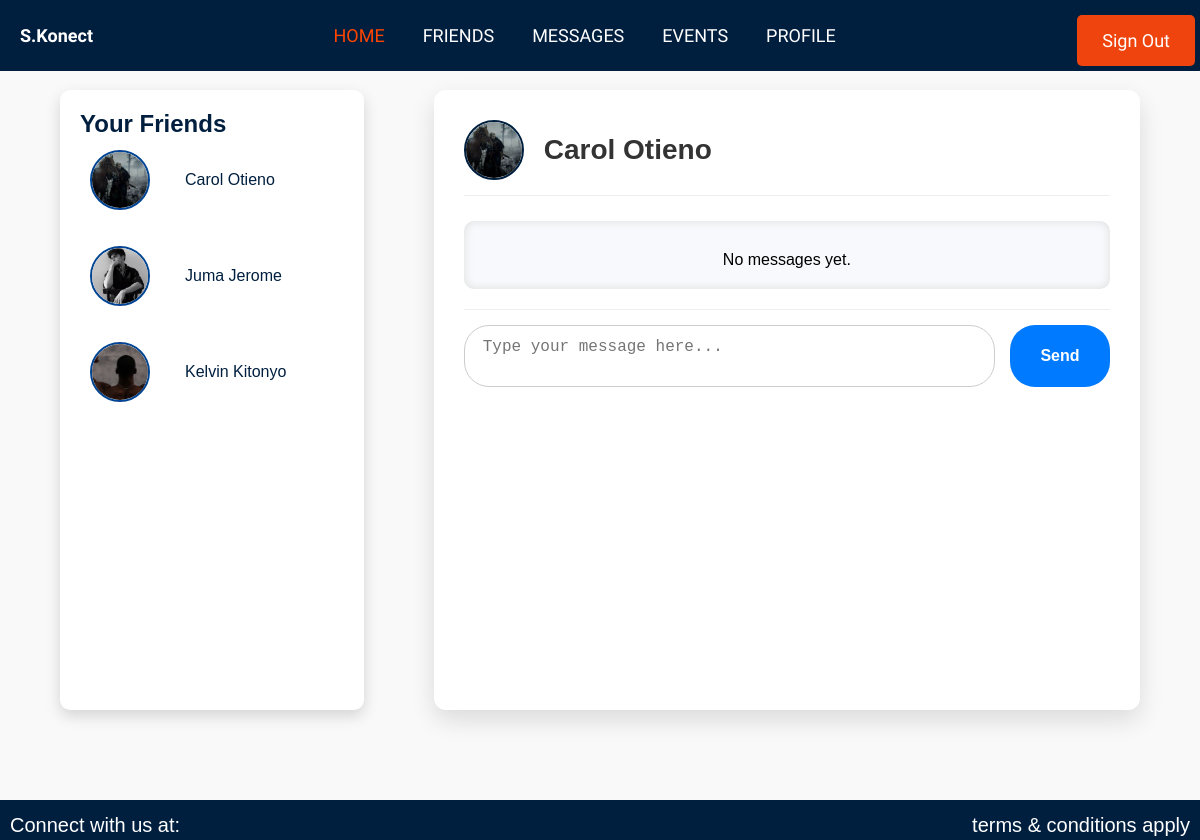
The app's page /chat/22/ (signed in), older data.
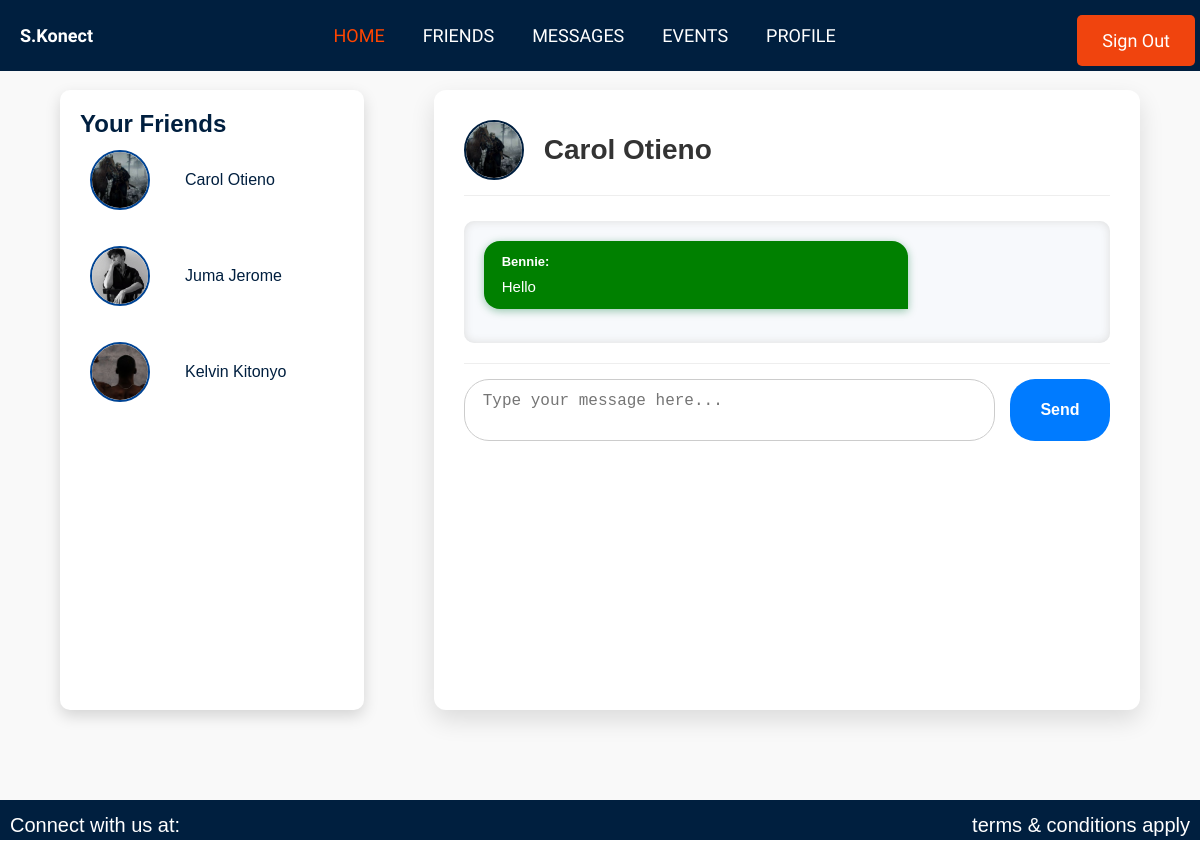
The same page, newer data.
### authentication/models.py (models this page shows, shortened)
class CustomUser(AbstractUser):
    country = models.CharField(max_length=100, null=True, blank=True)
    location = models.CharField(max_length=100, null=True, blank=True)
    institution = models.CharField(max_length=100, null=True, blank=True)
    city = models.CharField(max_length=100, null=True, blank=True)
    state = models.CharField(max_length=100, null=True, blank=True)
    zip_code = models.CharField(max_length=20, null=True, blank=True)
    otp = models.CharField(max_length=6, blank=True, null=True)
    otp_created_at = models.DateTimeField(blank=True, null=True)
    otp_verified = models.BooleanField(default=False)
    profile_picture = models.ImageField(upload_to='profile_pictures/', null=True, blank=True)
    password_reset_token = models.CharField(max_length=36, blank=True, null=True)
    token_created_at = models.DateTimeField(blank=True, null=True)
    is_verified = models.BooleanField(default=False)

class Message(models.Model):
    sender = models.ForeignKey(CustomUser, related_name='sent_messages', on_delete=models.CASCADE)
    recipient = models.ForeignKey(CustomUser, related_name='received_messages', on_delete=models.CASCADE)
    content = models.TextField()
    timestamp = models.DateTimeField(auto_now_add=True)
    read = models.BooleanField(default=False)  # New field to track if the message has been read
    class Meta:
        indexes = [
            models.Index(fields=['sender', 'recipient']),
            models.Index(fields=['timestamp']),
        ]

### authentication/views.py (the view)
# urls.py: path('chat/<int:friend_id>/', chat_view, name='chat_with_friend'),  # URL for chatting with a specific friend
@login_required
def chat_view(request, friend_id):
    friend = get_object_or_404(CustomUser, id=friend_id)
    messages_list = Message.objects.filter(
        (Q(sender=request.user) & Q(recipient=friend)) |
        (Q(sender=friend) & Q(recipient=request.user))
    ).order_by('timestamp')
    friends = CustomUser.objects.filter(
        Q(friend_requests_sent__to_user=request.user, friend_requests_sent__accepted=True) |
        Q(friend_requests_received__from_user=request.user, friend_requests_received__accepted=True)
    ).distinct()
    if request.method == 'POST':
        content = request.POST.get('content')
        if content:
            Message.objects.create(sender=request.user, recipient=friend, content=content)
            return redirect('chat_with_friend', friend_id=friend_id)
    return render(request, 'authentication/chat.html', {
        'friend': friend,
        'messages': messages_list,
        'friends': friends,  # Pass the friends list to the template
    })

### templates/authentication/chat.html (shortened to what this page needs)
{% extends "authentication/nav2.html" %}
{% load static %}
{% block content %}
<section id="chat-page">
    <div class="chat-container">
        <div class="user-list">
            <h2 class="subtitle">Your Friends</h2>
            <ul>
                {% for friend in friends %}
                    <li class="user-card">
                        <img src="{% if friend.profile_picture %}{{ friend.profile_picture.url }}{% else %}{% static 'images/avator_icon.jpeg' %}{% endif %}" alt="{{ friend.username }}'s profile picture" class="friend-avatar">
                        <a href="{% url 'chat_with_friend' friend.id %}">
                            {{ friend.first_name }} {{ friend.last_name }}
                        </a>
                    </li>
                {% empty %}
                    <li>No friends available.</li>
                {% endfor %}
            </ul>
        </div>
        <div class="chat-interface">
            <div class="chat-header">
                <img src="{% if friend.profile_picture %}{{ friend.profile_picture.url }}{% else %}{% static 'images/default_profile.jpeg' %}{% endif %}" alt="{{ friend.username }}'s profile picture" class="friend-avatar">
                <span class="friend-name">{{ friend.first_name }} {{ friend.last_name }}</span>
            </div>
            <div class="messages" id="messages">
                {% for message in messages %}
                    <div class="chat-message {% if message.sender == request.user %}user-a{% else %}user-b{% endif %}">
                        <strong>{{ message.sender.username }}:</strong>
                        <span class="message-content">{{ message.content|escape }}</span>
                    </div>
                {% empty %}
                    <p>No messages yet.</p>
                {% endfor %}
            </div>
            <form id="chat-form" method="post">
                <textarea name="content" id="message-input" placeholder="Type your message here..." required></textarea>
                <button type="submit">Send</button>
            </form>
        </div>
    </div>
</section>
{% endblock %}

### templates/authentication/nav2.html (shortened to what this page needs)
{% load static %}
<!DOCTYPE html>
<html lang="en">
  <head>
    <link rel="stylesheet" href="{% static 'css/base.css' %}" />
  </head>
  <body>
    <div class="navbar" id="myNavbar">
      <div class="logo-container">
        <a href="{% url 'home' %}"
          ><span style="color: #fff; font-size: 18px; font-weight: bold"
            >S.Konect</span
          ></a
        >
      </div>
      <ul>
        <li><a href="{% url 'homepage' %}" class="active">HOME</a></li>
        <li><a href="{% url 'friends' %}">FRIENDS</a></li>
        <li><a href="{% url 'chat_list' %}">MESSAGES</a></li>
        <li><a href="#">EVENTS</a></li>
        <li><a href="{% url 'profile_view' %}">PROFILE</a></li>
      </ul>
      <div class="btn">
        {% if user.is_authenticated %}
        <button id="signout" type="submit">
        <button type="submit" class="signout">
          <a href="{% url 'signout' %}">Sign Out</a>
        </button>
        {% endif %}
      </div>
    </div>
    {% block content %}
    {% endblock %}
    <footer>
      <p>
        Connect with us at:
      </p>
      <p>terms & conditions apply</p>
    </footer>
  </body>
</html>

### static/css/base.css (style rules this page uses)
* { padding: 0; margin: 0; box-sizing: border-box; text-decoration: none; list-style: none; }
body { font-family: "Arial", sans-serif, "Itim", cursive; height: 100vh; }
.navbar { background-color: #001f3f; display: flex; justify-content: space-between; align-items: center; padding: 5px; width: 100%; position: fixed; top: 0; z-index: 1000; }
.logo-container { width: auto; }
.navbar ul { display: flex; justify-content: center; margin: 0; padding: 0; flex-grow: 1; }
.navbar li { margin-right: 8px; }
.btn { display: flex; gap: 10px; }
#signout { background-color: #f0440e; display: none; }
.navbar a { display: inline-block; margin: 0 5px; color: white; text-decoration: none; font-size: 18px; padding: 5px 10px; font-family: "Roboto", sans-serif; font-family: "Itim", cursive; }
.navbar ul li .active { color: orangered; }
footer { height: 40px; background-color: #001f3f; bottom: 0; display: flex; justify-content: space-between; align-items: center; color: white; font-size: 20px; padding: 0 10px; }
button { background-color: navy; color: #fff; padding: 10px 20px; border: none; border-radius: 5px; cursor: pointer; font-size: 18px; transition: background-color 0.3s ease; }
p { text-align: center; }
button { background-color: #f0440e; color: #fff; padding: 10px; border: none; cursor: pointer; font-size: 18px; transition: background-color 0.3s ease; width: 100%; }
p { text-align: center; margin-top: 10px; }
@media screen and (min-width: 769px) and (max-width: 1440px) { .btn { display: inline-block; margin-top: 10px; } }
.friend-name { font-weight: bold; color: #001f3f; }
#chat-page { display: flex; background-color: #f9f9f9; padding: 50px 20px; height: 100vh; box-sizing: border-box; overflow: hidden; }
.chat-container { display: flex; width: 100%; padding: 40px; gap: 50px; box-sizing: border-box; }
.subtitle { color: #001f3f; }
.user-list { width: 30%; background-color: #ffffff; border-radius: 10px; padding: 20px; margin-right: 20px; box-shadow: 0 6px 15px rgba(0, 0, 0, 0.15); overflow-y: auto; max-height: calc(100vh - 80px); }
.user-card { display: flex; flex-direction: row; align-items: center; gap: 15px; padding: 12px 10px; cursor: pointer; transition: background-color 0.3s, box-shadow 0.3s; transition: background-color 0.3s, box-shadow 0.3s; border-radius: 8px; margin-bottom: 12px; }
.user-card img { border: 2px solid #004494; }
.user-card a { color: #001f3f; text-decoration: none; list-style-type: none; }
.chat-interface { width: 70%; background-color: #ffffff; border-radius: 12px; padding: 30px; box-shadow: 0 10px 25px rgba(0, 0, 0, 0.12); display: flex; flex-direction: column; max-height: calc(100vh - 80px); }
.chat-header { display: flex; align-items: center; margin-bottom: 25px; border-bottom: 1px solid #eee; padding-bottom: 15px; }
.friend-avatar { width: 60px; height: 60px; border-radius: 50%; margin-right: 20px; object-fit: cover; border: 2px solid #001f3f; }
.friend-name { font-size: 28px; font-weight: bold; color: #333; }
.chat-interface .messages { max-height: 500px; overflow-y: auto; padding-right: 10px; margin-bottom: 20px; scroll-behavior: smooth; background: #f7f9fc; border-radius: 10px; padding: 20px; box-shadow: inset 0 0 10px #ddd; }
.chat-message { padding: 12px 18px; border-radius: 18px; margin-bottom: 14px; max-width: 70%; line-height: 1.4; word-wrap: break-word; font-size: 15px; }
.user-a { background-color: #f0440e; background-color: green; color: white; align-self: flex-end; border-bottom-right-radius: 4px; border-radius: 16px 16px 0 16px; word-wrap: break; max-width: 70%; box-shadow: 0 2px 8px rgba(0, 123, 55, 0.4); }
.chat-message strong { display: block; margin-bottom: 5px; font-weight: 600; font-size: 13px; }
#chat-form { display: flex; gap: 15px; border-top: 1px solid #eee; padding-top: 15px; }
#message-input { flex-grow: 1; padding: 12px 18px; font-size: 16px; border-radius: 25px; border: 1px solid #ccc; resize: none; min-height: 50px; transition: border-color 0.3s; }
#chat-form button { background-color: #007bff; border: none; color: white; font-weight: 700; padding: 0 30px; border-radius: 25px; cursor: pointer; font-size: 16px; transition: background-color 0.3s; width: 100px; }

Row changes from the older to the newer data that the page shows:
added Message: sender.username "Bennie", content "Hello"
Text that changed along with them:
text no longer shown: "No messages yet."
